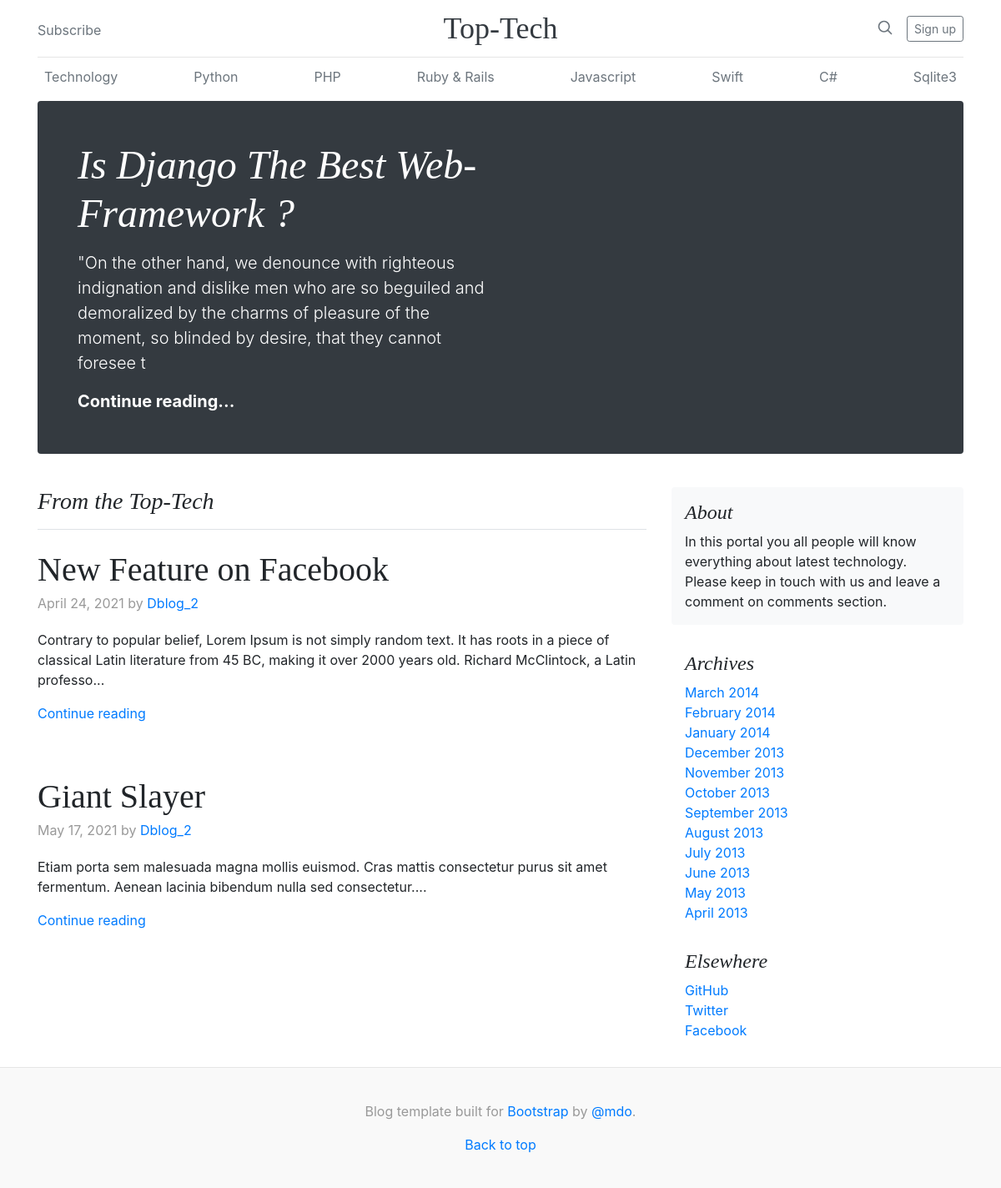
The page /CategoryWisePostView/1/ on the database its author committed.
### blogViews/models.py (models this page shows, shortened)
class Category(models.Model):
    name = models.CharField(max_length=100)

class Post(models.Model):
    title = models.CharField(max_length=250)
    featured = models.BooleanField(default=False)
    post_date = models.DateField(auto_now_add=True)
    author = models.ForeignKey(User, on_delete=models.CASCADE, null=True)
    category = models.ForeignKey(Category, on_delete=models.CASCADE, null=True)
    body = models.TextField()
    slug = models.SlugField(max_length=200, unique=True)

### blogViews/views.py (the view)
# urls.py: path('CategoryWisePostView/<int:cat_id>/', CategoryWisePostView, name="CategoryWisePostView"),
def CategoryWisePostView(request, cat_id) :
    obj = Post.objects.filter(category=cat_id)
    cat_list = Category.objects.all()
    cat_lists = Category.objects.all()
    feature_posts = Post.objects.filter(featured=True).order_by('-featured')[0:1]
    context = {
        'cat_lists' : cat_lists,
        'feature_posts': feature_posts,
        'obj': obj,
        'cat_list' : cat_list
    }
    return render(request, 'CategoryWisePostViews.html', context)

### blogViews/templates/CategoryWisePostViews.html (shortened to what this page needs)
<!doctype html>
{% load static %}
<html lang="en">
  <head>
    <link href="{% static 'Css/bootstrap.min.css' %}" rel="stylesheet">
    <link href="{% static 'Css/blog.css' %}" rel="stylesheet">
  </head>
  <body>
    <div class="container">
      <header class="blog-header py-3">
        <div class="row flex-nowrap justify-content-between align-items-center">
          <div class="col-4 pt-1">
            <a class="text-muted" href="#">Subscribe</a>
          </div>
          <div class="col-4 text-center">
            <a class="blog-header-logo text-dark" href="{% url 'home'  %}">Top-Tech</a>
          </div>
          <div class="col-4 d-flex justify-content-end align-items-center">
            <a class="text-muted" href="#">
              <svg xmlns="http://www.w3.org/2000/svg" width="20" height="20" viewBox="0 0 24 24" fill="none" stroke="currentColor" stroke-width="2" stroke-linecap="round" stroke-linejoin="round" class="mx-3"><circle cx="10.5" cy="10.5" r="7.5"></circle><line x1="21" y1="21" x2="15.8" y2="15.8"></line></svg>
            </a>
            <a class="btn btn-sm btn-outline-secondary" href="{% url 'register'  %}">Sign up</a>
          </div>
        </div>
      </header>
      <div class="nav-scroller py-1 mb-2">
        <nav class="nav d-flex justify-content-between">
        {%for cat_list in cat_lists%}
          <a class="p-2 text-muted" href="{% url 'CategoryWisePostView' cat_list.id %}">{{cat_list.name}}</a>
        {%endfor%}
        </nav>
      </div>
      {% for feature_post in feature_posts %}
      <div class="jumbotron p-3 p-md-5 text-white rounded bg-dark">
        <div class="col-md-6 px-0">
          <h1 class="display-4 font-italic">{{feature_post.title}}</h1>
          <p class="lead my-3">{{ feature_post.body|slice:":200"|safe }}</p>
          <p class="lead mb-0"><a href="{% url 'article-detail' feature_post.pk %}" class="text-white font-weight-bold">Continue reading...</a></p>
        </div>
      </div>
      {% endfor %}
      </div>
    <main role="main" class="container">
    <div class="row">
      <div class="col-md-8 blog-main">
        <h3 class="pb-3 mb-4 font-italic border-bottom">
          From the Top-Tech
        </h3>
        {% for p in obj %}
        <div class="blog-post">
          <h2 class="blog-post-title">{{p.title}}</h2>
          <p class="blog-post-meta">{{p.post_date}} by <a href="#">{{p.author}}</a></p>
         <p>{{ p.body|slice:":200"|safe }}...</p>
         <a href="{% url 'article-detail' p.pk %}">Continue reading</a>
        </div>
        {% endfor %}
      </div>
      <aside class="col-md-4 blog-sidebar">
        <div class="p-3 mb-3 bg-light rounded">
          <h4 class="font-italic">About</h4>
          <p class="mb-0">In this portal you all people will know everything about latest technology. Please keep in touch with us and leave a comment on comments section.</p>
        </div>
        <div class="p-3">
          <h4 class="font-italic">Archives</h4>
          <ol class="list-unstyled mb-0">
            <li><a href="#">March 2014</a></li>
            <li><a href="#">February 2014</a></li>
            <li><a href="#">January 2014</a></li>
            <li><a href="#">December 2013</a></li>
            <li><a href="#">November 2013</a></li>
            <li><a href="#">October 2013</a></li>
            <li><a href="#">September 2013</a></li>
            <li><a href="#">August 2013</a></li>
            <li><a href="#">July 2013</a></li>
            <li><a href="#">June 2013</a></li>
            <li><a href="#">May 2013</a></li>
            <li><a href="#">April 2013</a></li>
          </ol>
        </div>
        <div class="p-3">
          <h4 class="font-italic">Elsewhere</h4>
          <ol class="list-unstyled">
            <li><a href="https://github.com/shaheed2108">GitHub</a></li>
            <li><a href="#">Twitter</a></li>
            <li><a href="#">Facebook</a></li>
          </ol>
        </div>
      </aside>
    </div>
  </main>
    <footer class="blog-footer">
      <p>Blog template built for <a href="https://getbootstrap.com/">Bootstrap</a> by <a href="https://twitter.com/mdo">@mdo</a>.</p>
      <p>
        <a href="#">Back to top</a>
      </p>
    </footer>
  </body>
</html>

### staticfiles/Css/blog.css (style rules this page uses)
.blog-header { line-height: 1; border-bottom: 1px solid #e5e5e5; }
.blog-header-logo { font-family: "Playfair Display", Georgia, "Times New Roman", serif; font-size: 2.25rem; }
h1, h2, h3, h4, h5, h6 { font-family: "Playfair Display", Georgia, "Times New Roman", serif; }
.display-4 { font-size: 2.5rem; }
@media (min-width: 768px) { .display-4 { font-size: 3rem; } }
.nav-scroller { position: relative; z-index: 2; height: 2.75rem; overflow-y: hidden; }
.nav-scroller .nav { display: -webkit-box; display: -ms-flexbox; display: flex; -ms-flex-wrap: nowrap; flex-wrap: nowrap; padding-bottom: 1rem; margin-top: -1px; overflow-x: auto; text-align: center; white-space: nowrap; -webkit-overflow-scrolling: touch; }
.border-bottom { border-bottom: 1px solid #e5e5e5; }
.blog-post { margin-bottom: 4rem; }
.blog-post-title { margin-bottom: .25rem; font-size: 2.5rem; }
.blog-post-meta { margin-bottom: 1.25rem; color: #999; }
.blog-footer { padding: 2.5rem 0; color: #999; text-align: center; background-color: #f9f9f9; border-top: .05rem solid #e5e5e5; }
.blog-footer p:last-child { margin-bottom: 0; }

### rows shown on the page
Category: name "Technology"
Category: name "Python"
Category: name "PHP"
Category: name "Ruby & Rails"
Category: name "Javascript"
Category: name "Swift"
Category: name "C#"
Category: name "Sqlite3"
Post: title "Is Django The Best Web-Framework ?", body "\"On the other hand, we denounce with righteous indignation and dislike men who are so beguiled and demoralized by the charms of pleasure of the moment, so blinded by desire, that they cannot foresee t"
Post: title "New Feature on Facebook", post_date "April 24, 2021", author "Dblog_2", body "Contrary to popular belief, Lorem Ipsum is not simply random text. It has roots in a piece of classical Latin literature from 45 BC, making it over 2000 years old. Richard McClintock, a Latin professo"
Post: title "Giant Slayer", post_date "May 17, 2021", author "Dblog_2", body "Etiam porta sem malesuada magna mollis euismod. Cras mattis consectetur purus sit amet fermentum. Aenean lacinia bibendum nulla sed consectetur."
